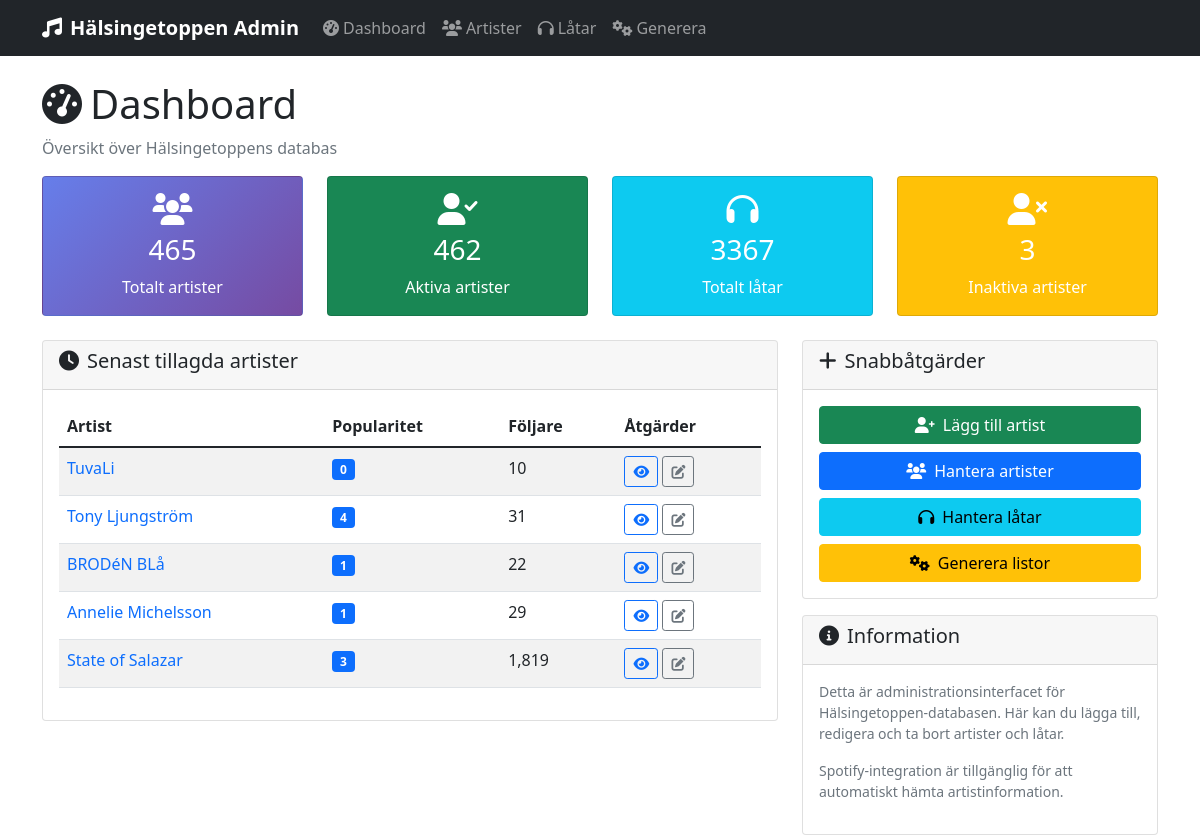
Before: / with the older database file.
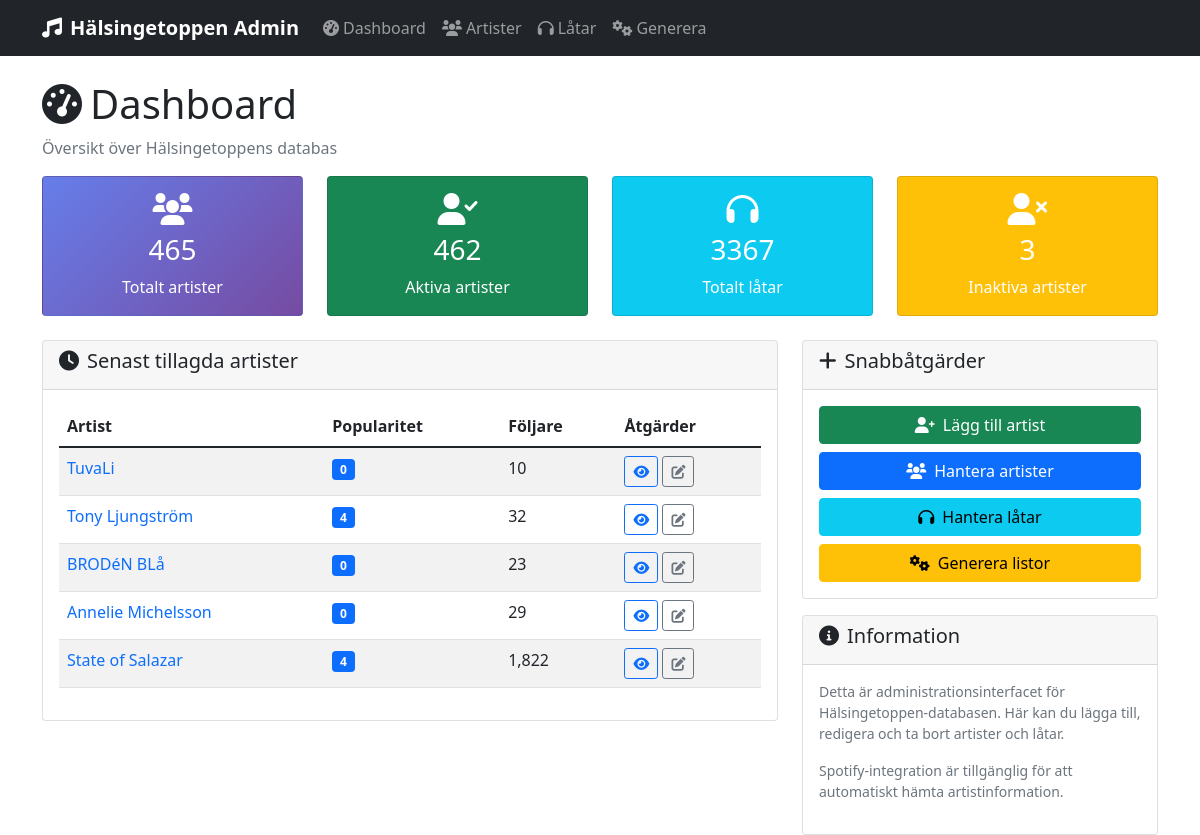
After: the same page with the newer database file.
### tables this page shows
CREATE TABLE "artists" (
	"id"	TEXT UNIQUE,
	"link_to_area"	INTEGER,
	"name"	TEXT,
	"popularity"	INTEGER,
	"followers"	INTEGER,
	"link"	TEXT,
	"picture_small"	TEXT,
	"picture_large"	INTEGER,
	"bInactivate"	INTEGER,
	"notes"	INTEGER
, added_at TEXT, markdown_info TEXT, apple_music_link TEXT, youtube_music_link TEXT);

### web_admin.py (the view)
@app.route('/')
def index():
    conn = get_db_connection()
    artist_count = conn.execute('SELECT COUNT(*) FROM artists').fetchone()[0]
    track_count = conn.execute('SELECT COUNT(*) FROM tracks').fetchone()[0]
    active_artists = conn.execute('SELECT COUNT(*) FROM artists WHERE bInactivate = 0 OR bInactivate IS NULL').fetchone()[0]
    recent_artists = conn.execute('''
        SELECT id, name, popularity, followers
        FROM artists
        ORDER BY ROWID DESC
        LIMIT 5
    ''').fetchall()
    conn.close()
    return render_template('dashboard.html',
                         artist_count=artist_count,
                         track_count=track_count,
                         active_artists=active_artists,
                         recent_artists=recent_artists)

### web_admin.py (called while the page is built)
def get_db_connection():
    conn = sqlite3.connect(DB_PATH)
    conn.row_factory = sqlite3.Row
    return conn

### templates/dashboard.html (shortened to what this page needs)
{% extends "base.html" %}
{% block content %}
<div class="row">
    <div class="col-12">
        <h1><i class="fas fa-tachometer-alt me-2"></i>Dashboard</h1>
        <p class="text-muted">Översikt över Hälsingetoppens databas</p>
    </div>
</div>
<div class="row mb-4">
    <div class="col-md-3">
        <div class="card stats-card">
            <div class="card-body text-center">
                <i class="fas fa-users fa-2x mb-2"></i>
                <h3>{{ artist_count }}</h3>
                <p class="mb-0">Totalt artister</p>
            </div>
        </div>
    </div>
    <div class="col-md-3">
        <div class="card bg-success text-white">
            <div class="card-body text-center">
                <i class="fas fa-user-check fa-2x mb-2"></i>
                <h3>{{ active_artists }}</h3>
                <p class="mb-0">Aktiva artister</p>
            </div>
        </div>
    </div>
    <div class="col-md-3">
        <div class="card bg-info text-white">
            <div class="card-body text-center">
                <i class="fas fa-headphones fa-2x mb-2"></i>
                <h3>{{ track_count }}</h3>
                <p class="mb-0">Totalt låtar</p>
            </div>
        </div>
    </div>
    <div class="col-md-3">
        <div class="card bg-warning text-white">
            <div class="card-body text-center">
                <i class="fas fa-user-times fa-2x mb-2"></i>
                <h3>{{ artist_count - active_artists }}</h3>
                <p class="mb-0">Inaktiva artister</p>
            </div>
        </div>
    </div>
</div>
<div class="row">
    <div class="col-md-8">
        <div class="card">
            <div class="card-header">
                <h5><i class="fas fa-clock me-2"></i>Senast tillagda artister</h5>
            </div>
            <div class="card-body">
                {% if recent_artists %}
                    <div class="table-responsive">
                        <table class="table table-striped">
                            <thead>
                                <tr>
                                    <th>Artist</th>
                                    <th>Popularitet</th>
                                    <th>Följare</th>
                                    <th>Åtgärder</th>
                                </tr>
                            </thead>
                            <tbody>
                                {% for artist in recent_artists %}
                                <tr>
                                    <td>
                                        <a href="{{ url_for('artist_detail', artist_id=artist.id) }}" class="text-decoration-none">
                                            {{ artist.name }}
                                        </a>
                                    </td>
                                    <td>
                                        <span class="badge bg-primary">{{ artist.popularity }}</span>
                                    </td>
                                    <td>{{ "{:,}".format(artist.followers or 0) }}</td>
                                    <td>
                                        <a href="{{ url_for('artist_detail', artist_id=artist.id) }}" class="btn btn-sm btn-outline-primary">
                                            <i class="fas fa-eye"></i>
                                        </a>
                                        <a href="{{ url_for('edit_artist', artist_id=artist.id) }}" class="btn btn-sm btn-outline-secondary">
                                            <i class="fas fa-edit"></i>
                                        </a>
                                    </td>
                                </tr>
                                {% endfor %}
                            </tbody>
                        </table>
                    </div>
                {% else %}
                    <p class="text-muted">Inga artister i databasen ännu.</p>
                {% endif %}
            </div>
        </div>
    </div>
    <div class="col-md-4">
        <div class="card">
            <div class="card-header">
                <h5><i class="fas fa-plus me-2"></i>Snabbåtgärder</h5>
            </div>
            <div class="card-body">
                <div class="d-grid gap-2">
                    <a href="{{ url_for('add_artist') }}" class="btn btn-success">
                        <i class="fas fa-user-plus me-2"></i>Lägg till artist
                    </a>
                    <a href="{{ url_for('artists') }}" class="btn btn-primary">
                        <i class="fas fa-users me-2"></i>Hantera artister
                    </a>
                    <a href="{{ url_for('tracks') }}" class="btn btn-info">
                        <i class="fas fa-headphones me-2"></i>Hantera låtar
                    </a>
                    <a href="{{ url_for('generate_menu') }}" class="btn btn-warning">
                        <i class="fas fa-cogs me-2"></i>Generera listor
                    </a>
                </div>
            </div>
        </div>
        <div class="card mt-3">
            <div class="card-header">
                <h5><i class="fas fa-info-circle me-2"></i>Information</h5>
            </div>
            <div class="card-body">
                <p class="small text-muted">
                    Detta är administrationsinterfacet för Hälsingetoppen-databasen.
                    Här kan du lägga till, redigera och ta bort artister och låtar.
                </p>
                <p class="small text-muted">
                    Spotify-integration är tillgänglig för att automatiskt hämta artistinformation.
                </p>
            </div>
        </div>
    </div>
</div>
{% endblock %}

### templates/base.html (shortened to what this page needs)
<!DOCTYPE html>
<html lang="sv">
<head>
    <link href="https://cdn.jsdelivr.net/npm/bootstrap@5.1.3/dist/css/bootstrap.min.css" rel="stylesheet">
    <link href="https://cdnjs.cloudflare.com/ajax/libs/font-awesome/6.0.0/css/all.min.css" rel="stylesheet">
</head>
<body>
    <nav class="navbar navbar-expand-lg navbar-dark bg-dark">
        <div class="container">
            <a class="navbar-brand" href="{{ url_for('index') }}">
                <i class="fas fa-music me-2"></i>Hälsingetoppen Admin
            </a>
            <div class="collapse navbar-collapse" id="navbarNav">
                <ul class="navbar-nav">
                    <li class="nav-item">
                        <a class="nav-link" href="{{ url_for('index') }}">
                            <i class="fas fa-tachometer-alt me-1"></i>Dashboard
                        </a>
                    </li>
                    <li class="nav-item">
                        <a class="nav-link" href="{{ url_for('artists') }}">
                            <i class="fas fa-users me-1"></i>Artister
                        </a>
                    </li>
                    <li class="nav-item">
                        <a class="nav-link" href="{{ url_for('tracks') }}">
                            <i class="fas fa-headphones me-1"></i>Låtar
                        </a>
                    </li>
                    <li class="nav-item">
                        <a class="nav-link" href="{{ url_for('generate_menu') }}">
                            <i class="fas fa-cogs me-1"></i>Generera
                        </a>
                    </li>
                </ul>
            </div>
        </div>
    </nav>
    <main class="container mt-4">
        {% block content %}{% endblock %}
    </main>
</body>
</html>

### templates/base.html (style rules this page uses)
.navbar-brand { font-weight: bold; }
.stats-card { background: linear-gradient(135deg, #667eea 0%, #764ba2 100%); color: white; }

Changed rows visible on the page:
changed artists "Tony Ljungström": followers "31" → "32"
changed artists "BRODéN BLå": popularity "1" → "0"; followers "22" → "23"
changed artists "Annelie Michelsson": popularity "1" → "0"
changed artists "State of Salazar": popularity "3" → "4"; followers "1,819" → "1,822"
